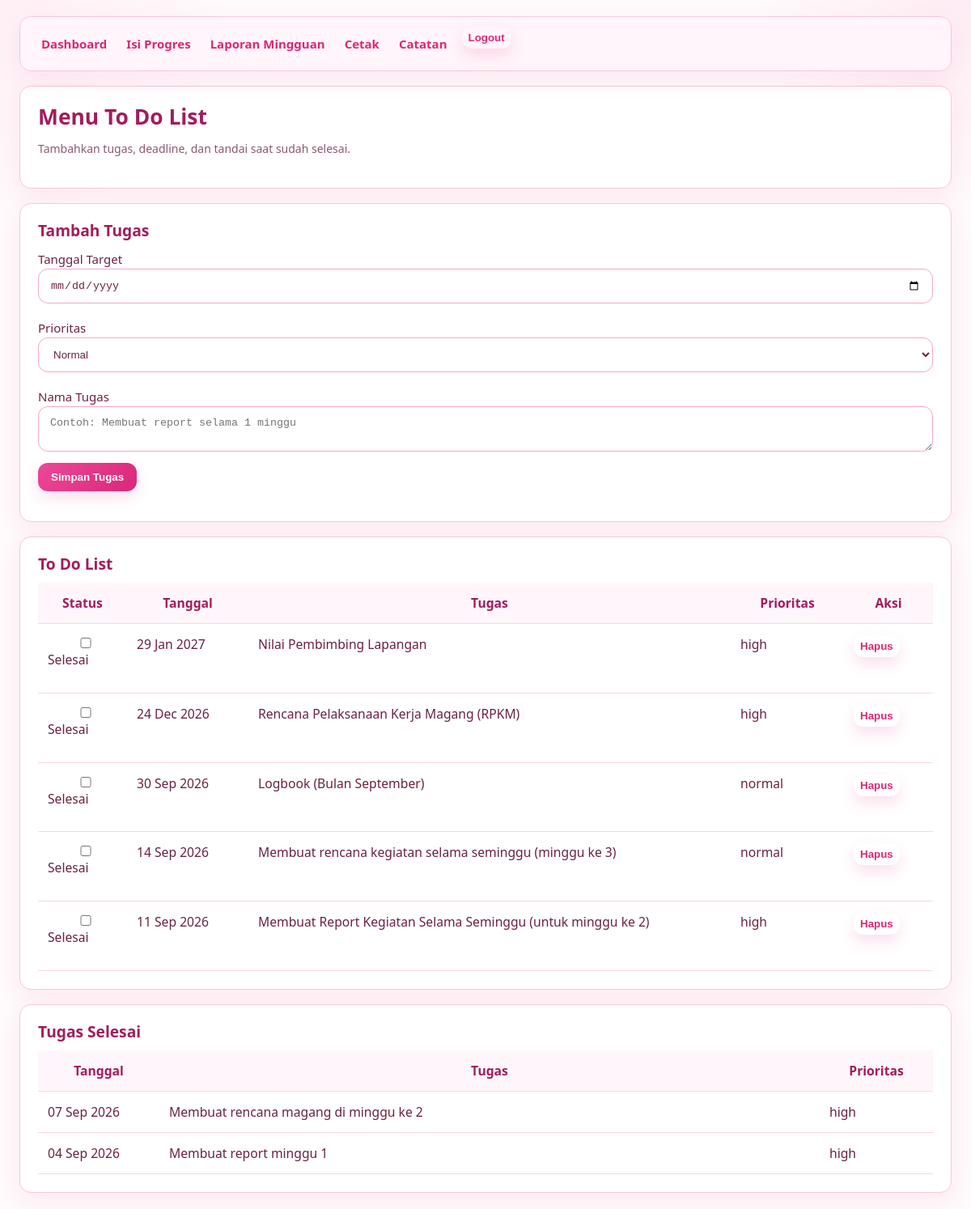
Before: /?page=catatan (signed in) with the older database file.
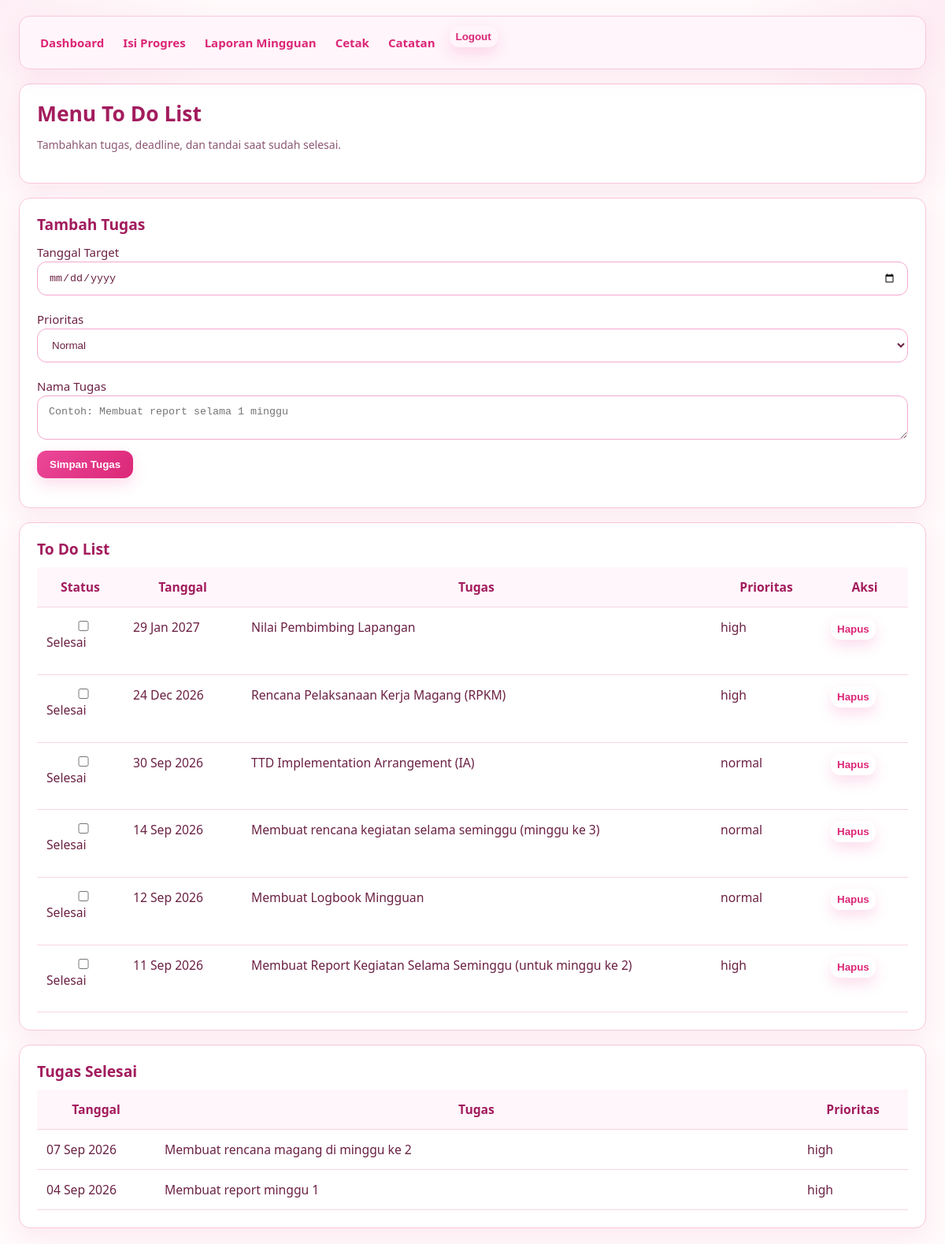
After: the same page with the newer database file.
### tables this page shows
CREATE TABLE notes (
    id INTEGER PRIMARY KEY AUTOINCREMENT,
    internship_id INTEGER NOT NULL,
    note_date TEXT NOT NULL,
    note_text TEXT NOT NULL,
    created_at TEXT NOT NULL DEFAULT CURRENT_TIMESTAMP,
    updated_at TEXT NOT NULL DEFAULT CURRENT_TIMESTAMP, note_done INTEGER NOT NULL DEFAULT 0, note_priority TEXT NOT NULL DEFAULT 'normal',
    UNIQUE(internship_id, note_date),
    FOREIGN KEY (internship_id) REFERENCES internships(id) ON DELETE CASCADE
);

### helpers.php (called while the page is built, shortened)
<?php
function e(string $v): string { return htmlspecialchars($v, ENT_QUOTES, 'UTF-8'); }
function isLoggedIn(): bool { return isset($_SESSION['user_id'], $_SESSION['internship_id']); }

### views/catatan.php (the view, shortened to what this page needs)
<div class="card">
    <h2>Menu To Do List</h2>
    <p class="muted">Tambahkan tugas, deadline, dan tandai saat sudah selesai.</p>
</div>
<div class="card note-form-card">
    <h3>Tambah Tugas</h3>
    <form method="post">
        <div class="grid">
            <div>
                <label>Tanggal Target</label>
                <input type="date" name="note_date" required>
            </div>
            <div>
                <label>Prioritas</label>
                <select name="note_priority">
                    <option value="normal" selected>Normal</option>
                </select>
            </div>
            <div style="grid-column:1 / -1;">
                <label>Nama Tugas</label>
                <textarea name="note_text" required placeholder="Contoh: Membuat report selama 1 minggu"></textarea>
            </div>
        </div>
        <div style="margin-top:14px;">
            <button type="submit">Simpan Tugas</button>
        </div>
    </form>
</div>
<?php
$pendingNotes = [];
$doneNotes = [];
foreach (($notes ?? []) as $note) {
    if ((int)($note['note_done'] ?? 0) === 1) {
        $doneNotes[] = $note;
    } else {
        $pendingNotes[] = $note;
    }
}
?>
<div class="card">
    <h3>To Do List</h3>
    <div class="table-wrap">
        <table class="todo-table">
            <thead>
                <tr>
                    <th style="width:110px;">Status</th>
                    <th style="width:150px;">Tanggal</th>
                    <th>Tugas</th>
                    <th style="width:140px;">Prioritas</th>
                    <th style="width:110px;">Aksi</th>
                </tr>
            </thead>
            <tbody>
            <?php foreach ($pendingNotes as $note): ?>
                <tr>
                    <td>
                        <form method="post">
                            <label class="check-box">
                                <input type="checkbox" onchange="this.form.submit()">
                                <span>Selesai</span>
                            </label>
                        </form>
                    </td>
                    <td><?= e(date('d M Y', strtotime((string)($note['note_date'] ?? '')))) ?></td>
                    <td><?= nl2br(e((string)($note['note_text'] ?? ''))) ?></td>
                    <td><?= e((string)($note['note_priority'] ?? 'normal')) ?></td>
                    <td>
                        <form method="post" onsubmit="return confirm('Hapus tugas ini?');">
                            <button type="submit" class="btn-plain">Hapus</button>
                        </form>
                    </td>
                </tr>
            <?php endforeach; ?>
            </tbody>
        </table>
    </div>
</div>
<div class="card">
    <h3>Tugas Selesai</h3>
    <div class="table-wrap">
        <table class="todo-table">
            <thead>
                <tr>
                    <th style="width:150px;">Tanggal</th>
                    <th>Tugas</th>
                    <th style="width:140px;">Prioritas</th>
                </tr>
            </thead>
            <tbody>
            <?php foreach ($doneNotes as $note): ?>
                <tr class="todo-done">
                    <td><?= e(date('d M Y', strtotime((string)($note['note_date'] ?? '')))) ?></td>
                    <td><?= nl2br(e((string)($note['note_text'] ?? ''))) ?></td>
                    <td><?= e((string)($note['note_priority'] ?? 'normal')) ?></td>
                </tr>
            <?php endforeach; ?>
            </tbody>
        </table>
    </div>
</div>

### index.php (shortened to what this page needs)
<?php
require __DIR__ . '/bootstrap.php';
require __DIR__ . '/helpers.php';
$page = $_GET['page'] ?? 'dashboard';
$data = [];
if (in_array($page, ['dashboard','progress','cetak','catatan','report'], true) && isLoggedIn()) {
    $id = currentInternshipId();
    $nStmt = $pdo->prepare("SELECT * FROM notes WHERE internship_id = :id ORDER BY note_date DESC, id DESC");
    $nStmt->execute([':id' => $id]);
    $notes = $nStmt->fetchAll(PDO::FETCH_ASSOC);
    $data = compact('id','m','weeks','dailyByWeek','today','weekPercent','dayPercent','doneWeeks','checkedDays','unlockedWeek','tanggalMulai','notes');
}
?>
<!doctype html>
<html lang="id">
<head>
    <link rel="stylesheet" href="assets/style.css">
</head>
<body>
<div class="container">
    <div class="topnav card">
        <?php if (isLoggedIn()): ?>
            <a href="?">Dashboard</a>
            <a href="?page=progress">Isi Progres</a>
            <a href="?page=report">Laporan Mingguan</a>
            <a href="?page=cetak" target="_blank">Cetak</a>
            <a href="?page=catatan">Catatan</a>
            <form method="post" style="display:inline;">
                <button type="submit" class="btn-plain">Logout</button>
            </form>
        <?php else: ?>
            <a href="?page=login">Login</a>
            <a href="?page=register">Registrasi</a>
        <?php endif; ?>
    </div>
    <?php
    extract($data);
    if ($page === 'register') require __DIR__ . '/views/register.php';
    elseif ($page === 'login') require __DIR__ . '/views/login.php';
    elseif ($page === 'progress') require __DIR__ . '/views/progress.php';
    elseif ($page === 'cetak') require __DIR__ . '/views/cetak.php';
    elseif ($page === 'catatan') require __DIR__ . '/views/catatan.php';
    elseif ($page === 'report') require __DIR__ . '/views/report.php';
    else require __DIR__ . '/views/dashboard.php';
    ?>
</div>
</body>
</html>

### assets/style.css (style rules this page uses)
﻿ *, *::before, *::after { box-sizing: border-box; }
:root { --bg: #fffafb; --card: #ffffff; --card-soft: #fff7fb; --text: #6b2143; --text-soft: #8c5873; --heading: #a21c5d; --primary: #ec4899; --primary-dark: #db2777; --primary-soft: #fdf2f8; --border: #f9c6dd; --border-strong: #f4a7cb; --shadow: 0 10px 30px rgba(219, 39, 119, 0.08); --success-bg: #dcfce7; --success-text: #166534; --warning-bg: #fef3c7; --warning-text: #92400e; --base-font: 16px; --page-max-width: 1400px; --page-gutter: 24px; }
html { font-size: 100%; scroll-behavior: smooth; }
body { margin: 0; font-family: "Segoe UI", Arial, sans-serif; font-size: clamp(15px, 1.2vw, 18px); line-height: 1.6; color: var(--text); background: radial-gradient(circle at top left, rgba(244,114,182,0.08), transparent 280px), radial-gradient(circle at top right, rgba(236,72,153,0.08), transparent 260px), var(--bg); overflow-x: hidden; -webkit-font-smoothing: antialiased; -moz-osx-font-smoothing: grayscale; min-height: 100vh; }
.container { width: 100%; max-width: var(--page-max-width); padding: 0 var(--page-gutter); margin: 20px auto; }
.card { background: var(--card); border: 1px solid var(--border); border-radius: 14px; padding: 22px; box-shadow: var(--shadow); }
h1,h2,h3,h4 { margin: 0 0 12px 0; color: var(--heading); line-height:1.15; font-weight:700; }
h2 { font-size: clamp(24px, 2.2vw, 34px); }
h3 { font-size: clamp(18px, 1.6vw, 24px); }
.muted { color: var(--text-soft); font-size: 14px; }
.topnav.card { display:flex; align-items:center; gap:12px; padding:12px 20px; background: rgba(255,245,250,0.94); position: sticky; top: 12px; z-index: 20; -webkit-backdrop-filter: blur(6px); backdrop-filter: blur(6px); }
.topnav a { text-decoration:none; color:var(--primary-dark); font-weight:700; padding:8px 6px; position:relative; }
.topnav a::after { content:""; position:absolute; left:0; bottom:3px; width:0; height:2px; background:var(--primary); transition: width .18s; }
.btn-plain { background: transparent; border: 0; color: var(--primary-dark); font-weight:700; cursor: pointer; padding: 6px 8px; }
button { border:0; border-radius:12px; background: linear-gradient(135deg,var(--primary),var(--primary-dark)); color:#fff; padding:10px 16px; font-weight:700; cursor:pointer; box-shadow: 0 8px 18px rgba(236,72,153,0.18); }
table { width:100%; border-collapse:collapse; }
th,td { padding: 14px 12px; border-bottom:1px solid #f8d5e4; font-size:0.98rem; vertical-align:top; }
th { background:#fff6fb; color:var(--heading); font-weight:700; }
input, select, textarea { width:100%; padding:12px 14px; border-radius:12px; border:1px solid var(--border-strong); background:#fff; color:var(--text); }
.grid, .chart-grid, .dashboard-plan-grid, .progress-summary, .report-grid { display: grid; gap: 18px; }
.container > .card, .chart-card { margin-bottom: 18px; }
.content-header h1, h1, h2, h3, h4 { -webkit-font-smoothing:antialiased; -moz-osx-font-smoothing:grayscale; }

Changed rows visible on the page:
changed notes: note_text "Logbook (Bulan September)" → "TTD Implementation Arrangement (IA)"
added notes: note_date "12 Sep 2026", note_text "Membuat Logbook Mingguan", note_priority "normal", shown under "To Do List"
